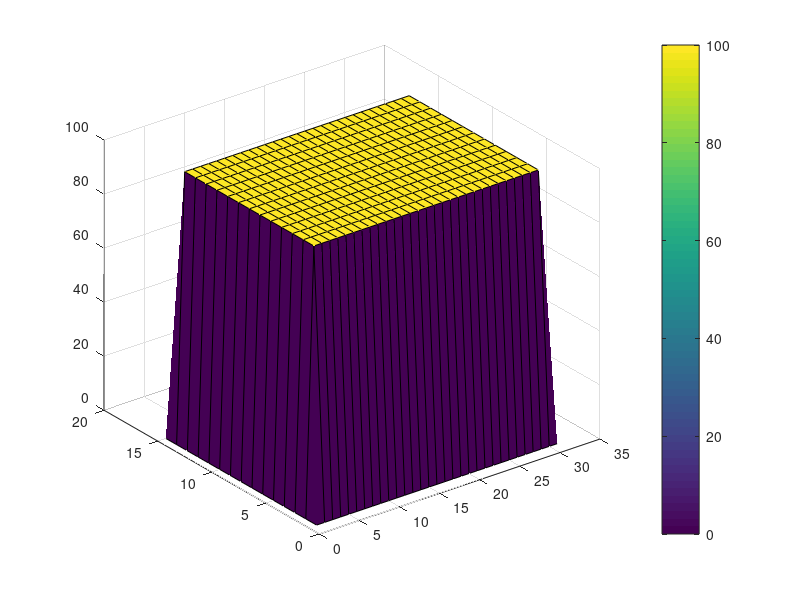

Recreate this plot in MATLAB. (Note: this script raises an error after producing the figure.)
clc
clear all
close all

% Calculates E(x,y,k,theta) from energy balance equation.
% TEST TEST TEST
% BEEP BEEP BEEP
% The equation to solve is:
% E(x,y,k,th)_{n+1} = E(x,y,k,th)_n + delt * (-Cg cos(th)dE/dx -Cg sin(th)dE/dy + Sin + Snl - Sds).
% Dimensions of x, y, k, th are m, n, ,o, p.

%%%%%%%%%%%%%%%%%%%%%%%%%%%%%%%%%%%%%%%%%%%%%%%%%%%%%%%%%%%%%%%%%%%%%%%%%%%%%%%%%%%%%%%%%%%%%%%%%%%%%%%%%%%%%%%%%%%%%%%%%%%%%%%%%%%%%
%%%%%%%%%%%%%%%%%%%%%%%%%%%%%%%%%%%%%%%%%%%%%%%%%%%%%%%%%%%%%%%%%%%%%%%%%%%%%%%%%%%%%%%%%%%%%%%%%%%%%%%%%%%%%%%%%%%%%%%%%%%%%%%%%%%%%
tic

% prepare log file for commands
dfile=[datestr(now,'mmddyyyy_HHMMSS'),'_FetchLaws.txt'];
diary(dfile);
diary on;

% create output directory for results
parentFolder = fileparts(pwd);
TitanResults = sprintf('%s\\Titan%s', pwd);
if ~exist(TitanResults, 'dir')
  mkdir(TitanResults);
end


%% MODEL SET UP %%

%% global constants %%
kappa = 0.4; % Von-Karman constant

%% grid %%
m = 31; % number of gridpoints in x-direction
n = 15; % number of gridpoints in y-direction
p = 288; % number of angular (th) bins. Note: p must be factorable by 8 for octants.
o = 25; % numner of frequency bins

%% delt:
mindelt = 0.0001; % Minimum delt to minimize oscillations of delt to very small values
maxdelt = 2000.0; % Limit of delt to prevent large values as wind ramps up at startup

%% frequency limits:
f1 = 0.05;
f2=35;

%% frequency bins
oa = 7; % top bin advected
ol = 1:oa; % bin numbers for long frequencies
os = oa+1:o; % bin numbers for short frequencies.
op = [p/2+1:p 1:p/2]; % opposite direction from p 
orm = p:-1:1; % reflected directions (100% reflection at y-boundaries)

% wind profile:
zref = 20; % reference height for wind speed [m]
z = 10; % height of measured wind speed [m]
wfac = 0.035; % winddrift fraction of Uz 

%% LAKE OF INTEREST %%
% Titan, Punga Mare
long = 29; % longitude
lati = 8; % latitude
nu = 0.0031/1e4; % kinematic viscotity [m2/s] for pure methane
sfcT = 0.018; % surface tension of lake [N/m]
rhow = 465; % density of liquid [kg/m3]

%% TITAN CONSTANTS %%
sfcpress = 1.5*[101300]; % surface pressure [Pa].
sfctemp = 92; % surface temperature [K]
kgmolwt = 0.028; % gm molecular weight [Kgm/mol]
RRR = 8.314; % Universal gas constant [J/K/mol]
rhoa = sfcpress*kgmolwt/(RRR*sfctemp); % air density [kg/m3]
g = 1.35; % gravity [m/s2]
nua = 0.0126/1e4; % atmospheric gas viscosity [m2/s]
rhorat = rhoa/rhow; % air/water density ratio

%% WIND CLIMATE %%
gust = 0; % Gust factor applied to wind at each time step
UUvec = [0.4:.1:3.3]; % wind velocities of interest [m/s]
wind_direction = 0; % direction of incoming wind
Cd=1.2*ones(n,n); % coefficient of friction is uniform over entire grid at 1.2

%% wavenumber:
kutoff = 1000; % wavenumber cut-off due to Kelvin-Helmholtz
kcg = sqrt(g*rhow/sfcT); % wavenumber of slowest waves aka capillary-gravity wave minimum
kcgn = 1.0*kcg; % n power min is not shifted wrt kcg
kcga = 1.15*kcg; % a min is shifted above kcg

%% wave angle
waveang = ([0:p-1]-p/2+0.5)*(360/p)*(pi/180);
waveang = repmat(waveang,[o 1 m n]);
waveang=shiftdim(waveang,2);

% theta
th = ([0:p-1]-p/2+0.5)*(360/p)*(pi/180);
tth = ([0:p-1])*(360/p)*(pi/180); % angular difference between short waves and longer waves.

%% indices for refraction rotation.
cw = [p 1:p-1];
ccw = [2:p 1];

%% upwave indices for advective term.
xp = [1 1:m-1];
yp = [1 1:n-1];
xm = [2:m m];
ym = [2:n n];

%% not sure?
cp = find(cos(th) > 0);
cm = find(cos(th) < 0);
sp = find(sin(th) > 0);
sm = find(sin(th) < 0);

% reshape not sure
cth = repmat(cos(th),[o 1 m n]);
cth=shiftdim(cth,2);
sth = repmat(sin(th),[o 1 m n]);
sth=shiftdim(sth,2);
cth2 = repmat(cos(tth).^2,[o 1 m n]);
cth2=shiftdim(cth2,2);

%% facs (fraction?)
mss_fac = 240; % MSS adjustment to Sdiss. 2000 produces very satisfactory overshoot, 400 does not
Sds_fac = 1.0;% This is fac with variable power nnn in Sds.
Sdt_fac = 0.001;
Sbf_fac = 0.002;% Select for bottom roughness. 0.004 is for smooth sandy bottom as in GOM.

%% Geographic deltas?
Delx = 1000.0; % Titan [m]
Dely = 1000.0; % Titan [m]
dely = Dely*ones(m,n,o,p);
delx = Delx*ones(m,n,o,p);
mindelx = min(squeeze(delx(1,:,1,1)));

%% Time to run model
numdays = 1;
Time = 10000; % full time to run
Tsteps =2; % number of times run?
slostart = 1; % what is this?

% for saving data
file = 1; % for filename 

% something for time evolution of model
explim = 0.1;

%%%%%%%%%%%%%%%%%%%%%%%%%%%%%%%%%%%%%%%%%%%%%%%%%%%%%%%%%%%%%%%%%%%%%%%%%%%%%%%%%%%%%%%%%%%%%%%%%%%%%%%%%%%%%%%%%%%%%%%%%%%%%%%%%%%%%
%%%%%%%%%%%%%%%%%%%%%%%%%%%%%%%%%%%%%%%%%%%%%%%%%%%%%%%%%%%%%%%%%%%%%%%%%%%%%%%%%%%%%%%%%%%%%%%%%%%%%%%%%%%%%%%%%%%%%%%%%%%%%%%%%%%%%
%% LAKE GEOMETRY

% LAKE EXAMPLE 1: Constant Depth
D = 100*ones(m,n); % constant liquid depth [m]

% LAKE EXAMPLE 2: Conical Island (how is this a cone?)
%
%ccm=36; % x-location of island
%ccn=26; % y-location of island
%
%D=zeros(m,n); % initialize depth array
% 
% for j1=1:m
%     for j2=1:n
%         D(j1,j2) = 2*abs((j1-ccm) + 1i*(j2-ccn)) - 9;
%     end
% end


D(D<=0) = 0; % all negative depths should be set to zero

% lateral boundaries are absorptive
D(:,1)=0;
D(1,:)= 0;
D(:,end)=0;
D(end,:)=0;

%% ocean currents
Uer=0*D + 0.0; % Eastward current [m/s]
Uei=0*D + 0.0; % Northward current [m/s]

%% PLOT OF BATHYMETRY
[xplot,yplot] = meshgrid(1:m,1:n);
figure;
surf(xplot',yplot',D,'EdgeColor','k')
myc = colorbar;
myc.Label.String = 'Liquid Depth [m]';
title('Lake Model Bathymetry')


%%%%%%%%%%%%%%%%%%%%%%%%%%%%%%%%%%%%%%%%%%%%%%%%%%%%%%%%%%%%%%%%%%%%%%%%%%%%%%%%%%%%%%%%%%%%%%%%%%%%%%%%%%%%%%%%%%%%%%%%%%%%%%%%%%%%%
%%%%%%%%%%%%%%%%%%%%%%%%%%%%%%%%%%%%%%%%%%%%%%%%%%%%%%%%%%%%%%%%%%%%%%%%%%%%%%%%%%%%%%%%%%%%%%%%%%%%%%%%%%%%%%%%%%%%%%%%%%%%%%%%%%%%%

%% Snl %%

% dominant frequency (I think)
dlnf=(log(f2)-log(f1))/(o-1);
f = exp(log(f1)+[0:o-1]*dlnf);
dom = 2*pi*dlnf.*f;

% diffusion in two frequencies (bf1, bf2) and in two directions (bt1, bt2)
%   bf1 + bf2 = 1
%   bt1 + bt2 = 1
bf1 = exp(-15.73*dlnf*dlnf);
bf2 = exp(-15.73*4*dlnf*dlnf); 
bf1a = bf1/(bf1 + bf2);
bf2 = bf2/(bf1 + bf2);
bf1 = bf1a;

% Compute Snl_fac (downshifting is not a function of A)
A = exp(dlnf);
B = A.*A;
fac = bf1.*(1-1/B) + bf2.*(1-1./B.^2);
Snl_fac = ((1.0942/A)^1.9757)/fac;

fprintf('Snl_fac: %.3f\n',Snl_fac);


%%%%%%%%%%%%%%%%%%%%%%%%%%%%%%%%%%%%%%%%%%%%%%%%%%%%%%%%%%%%%%%%%%%%%%%%%%%%%%%%%%%%%%%%%%%%%%%%%%%%%%%%%%%%%%%%%%%%%%%%%%%%%%%%%%%%%
%%%%%%%%%%%%%%%%%%%%%%%%%%%%%%%%%%%%%%%%%%%%%%%%%%%%%%%%%%%%%%%%%%%%%%%%%%%%%%%%%%%%%%%%%%%%%%%%%%%%%%%%%%%%%%%%%%%%%%%%%%%%%%%%%%%%%

%% Sdiss %%

% initialize for computing wavenumbers at each depth in the x,y grid

wn(:,:,:) = ones(m,n,o);
nnn(:,:,:) = ones(m,n,o);
ann(:,:,:) = ones(m,n,o);

addpath 'C:\Users\schne\OneDrive\Desktop\Main\Work\MIT\Github_Repos\umwm_titan' % need to add wavegkt() function call

for jm = 1:m
    for jn = 1:n
        if D(jm,jn) > 0
            wn(jm,jn,:) = WAVEKgT(f,D(jm,jn),g,sfcT,rhow,1e-4); % wave number 
            nnn(jm,jn,:) = 1.2 + 1.3*(abs(2 - (1+3*(wn(jm,jn,:)./kcgn).^2)./(1+(wn(jm,jn,:)./kcgn).^2)).^2.0); % Power of Sds
            ann(jm,jn,:) = 0.04 + 41.96*(abs(2 - (1+3*(wn(jm,jn,:)./kcga).^2)./(1+(wn(jm,jn,:)./kcga).^2)).^4.0); % Power of Sds
        end
    end
end

% reshape the matrix
wn = repmat(wn,[1 1 1 p]);
nnn = repmat(nnn,[1 1 1 p]);
ann = repmat(ann,[1 1 1 p]);
nnn = (2.53/2.5).*nnn;
nnninv = 1./nnn;
D=repmat(D,[1 1 o p]);
f=repmat(f',[1 p m n]);
f=shiftdim(f,2);
dom=repmat(dom',[1 p m n]);
dom=shiftdim(dom,2);


% wave phase velocity
c=(2*pi*f)./wn;
c(D<=0) = 0; % set phase velocity for negative depth to zero

% wave celerity
Cg=zeros(size(c)); % initialize
Cg(D>0) = c(D>0)./2.*(1 + 2*wn(D>0).*D(D>0)./sinh(2*wn(D>0).*D(D>0)) + 2*sfcT.*wn(D>0)./rhow./(g./wn(D>0) + sfcT.*wn(D>0)./rhow)); % Group velocity for all waves [m/s]
Cg(D<=0) = 0;
cgmax = max(max(max(max(Cg))));

% wave frequency?
dwn = ones(m,n,o,p); 
dwn(D>0)=dom(D>0)./abs(Cg(D>0));

% half wavelength
l2=abs(c)./f/2; %wavelength/2;
lz=abs(c)./f/2/pi; % wavelength/2/pi: kz = 1 for drift current action;

% Set half wavelength terms > zref equal to zref 
l2(l2 > zref) = zref;
lz(lz > zref) = zref;

%%%%%%%%%%%%%%%%%%%%%%%%%%%%%%%%%%%%%%%%%%%%%%%%%%%%%%%%%%%%%%%%%%%%%%%%%%%%%%%%%%%%%%%%%%%%%%%%%%%%%%%%%%%%%%%%%%%%%%%%%%%%%%%%%%%%%
%%%%%%%%%%%%%%%%%%%%%%%%%%%%%%%%%%%%%%%%%%%%%%%%%%%%%%%%%%%%%%%%%%%%%%%%%%%%%%%%%%%%%%%%%%%%%%%%%%%%%%%%%%%%%%%%%%%%%%%%%%%%%%%%%%%%%

E = zeros(m,n,o,p); % initializing the energy term in x,y,k,theta with zeros
% Set delt by Courant condition (to enforce stability during time evolution in the finite differencing scheme)
Ccg = Cg + Uer.*cth + Uei.*sth;
delt = 0.7 * mindelx / cgmax; % advection is limited by the Courant condition for stability


% save data to mat file
eval(['save Titan/Titan_',int2str(file),'_ref m n o p f f wn dwn D Uei Uer Cg c delx dely waveang'])
file = file - 1;


%%%%%%%%%%%%%%%%%%%%%%%%%%%%%%%%%%%%%%%%%%%%%%%%%%%%%%%%%%%%%%%%%%%%%%%%%%%%%%%%%%%%%%%%%%%%%%%%%%%%%%%%%%%%%%%%%%%%%%%%%%%%%%%%%%%%%
%%%%%%%%%%%%%%%%%%%%%%%%%%%%%%%%%%%%%%%%%%%%%%%%%%%%%%%%%%%%%%%%%%%%%%%%%%%%%%%%%%%%%%%%%%%%%%%%%%%%%%%%%%%%%%%%%%%%%%%%%%%%%%%%%%%%%

idx = 1; % for frame for gif

for iii = 1:numel(UUvec) % iterate through all wind velocities of interest

    fprintf('Wind velocity: %.2f\n',UUvec(iii));

    file = file + 1; % used for saving data to a specific filename and number
    modt = 0; % something for the time iteration

    U = UUvec(iii).*ones(m,n); % initialize wind vector to have same velocity everywhere on the grid
    Cd = 1.2*ones(m,n); % initialize Cd

    U_z = U + 0.005; % need this small addition to avoid division by zero

    windir =  repmat(wind_direction*ones(m,n),[1 1 o p]); % direction vector map of incoming wind (here it is set to be all uniform direction)

    Cd(U>11) = 0.49 +.065.*U(U>11); % for some reason
    Cd=Cd./1000; % for some reason

%%%%%%%%%%%%%%%%%%%%%%%%%%%%%%%%%%%%%%%%%%%%%%%%%%%%%%%%%%%%%%%%%%%%%%%%%%%%%%%%%%%%%%%%%%%%%%%%%%%%%%%%%%%%%%%%%%%%%%%%%%%%%%%%%%%%%

    for t = 1:Tsteps
        
        sumt = 0; % used for iterating 
        tplot = -1; % counter for plotting a figure every tenth loop
        Newdelt = []; % initialize something

%%%%%%%%%%%%%%%%%%%%%%%%%%%%%%%%%%%%%%%%%%%%%%%%%%%%%%%%%%%%%%%%%%%%%%%%%%%%%%%%%%%%%%%%%%%%%%%%%%%%%%%%%%%%%%%%%%%%%%%%%%%%%%%%%%%%%

        while((Time - sumt) > 0)

            tplot = tplot + 1;

            % wind velocity profile above an interface
            if gust ~= 0 
                U = U.*(1 + gust*randn(size(U))); % adds a random gust to the wind vector field
            end
            Ul = real(U_z.*sqrt(Cd)); % wind friction velocity 
            Ustar = Ul; % save copy to use elsehwere
            U_10 = 2.5*Ustar.*log(10/z) + U_z; % wind velocity profile according to the Law of the Wall
            ustarw = Ustar .* sqrt(rhorat); % something related to shear stress
            Ud = - repmat(ustarw,[1 1 o p])./kappa.*log(lz/z);

            % reshape matrix
            Ul = repmat(Ul,[1 1 o p]);
            U = repmat(U_z,[1 1 o p]);
            Ul = 2.5*Ul.*log(l2/z) + U ;    

            %calculate wind input as a fraction of stress.
            %   Ul = (Ucos(th)-c-drift*cos(phi)).^
            Uer = zeros(size(D)); % need to update this if we want to add it in (why is D include time in dimensions?)
            Uei = zeros(size(D)); % need to update this if we want to add it in
            Ul(D>0)=abs(Ul(D>0).*cos(windir(D>0)-waveang(D>0))-c(D>0)-Ud(D>0).*cos(windir(D>0)-waveang(D>0))-Uer(D>0).*cth(D>0)-Uei(D>0).*sth(D>0))...
                .*(Ul(D>0).*cos(windir(D>0)-waveang(D>0))-c(D>0)-Ud(D>0).*cos(windir(D>0)-waveang(D>0))-Uer(D>0).*cth(D>0)-Uei(D>0).*sth(D>0));

            % adjust input to lower value when waves overrun the wind (as wave speed approaches wind speed the energy extraction becomes less efficient)
            Ula = Ul; % saving a copy
            Ul = 0.11*Ul; % for some reason
            Ul(Ul<0) = Ula(Ul<0)*0.03;% where is this fraction from? UGS
            Ul(cos(windir-waveang)<0) = Ula(cos(windir-waveang)<0)*0.015;% Waves against wind.

 %%%%%%%%%%%%%%%%%%%%%%%%%%%%%%%%%%%%%%%%%%%%%%%%%%%%%%%%%%%%%%%%%%%%%%%%%%%%%%%%%%%%%%%%%%%%%%%%%%%%%%%%%%%%%%%%%%%%%%%%%%%%%%%%%%%%%
            %% Sin -- INPUT TERM

            % input to energy spectrum
            Sin = zeros(size(Ul)); % initialize input
            Sin(D>0) = rhorat*(Ul(D>0).*2*pi.*f(D>0).*wn(D>0)./(g+sfcT.*wn(D>0).*wn(D>0)./rhow));
            % limit energy going into spectrum once waves outrun the wind by using a heavyside function
            Heavyside = ones(size(E)); % ones everywhere until waves outrun the wind
            Heavyside(Sin < 0 & E < 1e-320) = 0;  % zeroed out           
            Sin = Heavyside.*Sin;
            % set Sin = 0 at the land boundaries 
            Sin(D<=0) = 0;
 %%%%%%%%%%%%%%%%%%%%%%%%%%%%%%%%%%%%%%%%%%%%%%%%%%%%%%%%%%%%%%%%%%%%%%%%%%%%%%%%%%%%%%%%%%%%%%%%%%%%%%%%%%%%%%%%%%%%%%%%%%%%%%%%%%%%%
            %% Sds -- DISSIPATION TERM
            %   (1) turbulent dissipation: Sdt = 4 nu_t k^2
            %   (2) bottom friction: Sbf
            for tj = 1:p
                short(:,:,:,tj) = sum(E.*cth2(:,:,:,rem([1:p]-tj+p,p)+1),4)*(360/p)*(pi/180); % something
            end
            short = (cumsum((wn.^3.*short.*dwn),3)-wn.^3.*short.*dwn); % integrated up

            % Calculate turbulent dissipation
            Sdt(:,:,:,:) = repmat(Ustar,[1 1 o p]);
            Sdt = Sdt_fac*sqrt(rhorat).*Sdt.*wn;
            % Calculate bottom friction
            Sbf = zeros(m,n,o,p); % initialize
            Sbf(D>0) = Sbf_fac*wn(D>0)./sinh(2*wn(D>0).*D(D>0));

            % Calculate full dissipation term
            Sds = zeros(size(Sin)); % initialize
            Sds(D>0) = abs(ann(D>0)*2*pi.*f(D>0).*(1+mss_fac*short(D>0)).^2.*(wn(D>0).^4.*E(D>0)).^(nnn(D>0)));
            % set Sds = 0 at land boundaries
            Sds(D<=0) = 0; % LINE 469
 %%%%%%%%%%%%%%%%%%%%%%%%%%%%%%%%%%%%%%%%%%%%%%%%%%%%%%%%%%%%%%%%%%%%%%%%%%%%%%%%%%%%%%%%%%%%%%%%%%%%%%%%%%%%%%%%%%%%%%%%%%%%%%%%%%%%%
            %% Snl -- NON-LINEAR TERM

            Snl = zeros(m,n,o,p); % initialize
            % Spread Snl to 2 next longer wavenumbers exponentially decaying as distance from donating wavenumber
            Snl(:,:,1:end-1,:) = bf1*Snl_fac*(Sds(:,:,2:end,:).*E(:,:,2:end,:).*wn(:,:,2:end,:).*dwn(:,:,2:end,:));
            Snl(:,:,1:end-2,:) = Snl(:,:,1:end-2,:) + bf2*Snl_fac*(Sds(:,:,3:end,:).*E(:,:,3:end,:).*wn(:,:,3:end,:).*dwn(:,:,3:end,:));
            % Renormalize to receiving wavenumber and bandwidth
            Snl(:,:,:,:) = Snl(:,:,:,:)./(wn(:,:,:,:).*dwn(:,:,:,:));
            Snl(:,:,:,:) = Snl(:,:,:,:) - Snl_fac*(Sds(:,:,:,:).*E(:,:,:,:));
            % set Snl = 0 at land
            Snl(D <= 0) = 0;
            
            % Sds_wc -- WHITE-CAPPING DISSIPATION

            Sds_wc = Sds; % make copy of dissipation term
            % Add viscous, turbulent and plunging dissipation after calculation of Snl
            Sds(D>0) = coth(0.2*wn(D>0).*D(D>0)).*Sds(D>0) + Sdt(D>0) + Sbf(D>0) + 4*nu*wn(D>0).^2;
 %%%%%%%%%%%%%%%%%%%%%%%%%%%%%%%%%%%%%%%%%%%%%%%%%%%%%%%%%%%%%%%%%%%%%%%%%%%%%%%%%%%%%%%%%%%%%%%%%%%%%%%%%%%%%%%%%%%%%%%%%%%%%%%%%%%%%
            %% TIME EVOLUTION FOR NEXT MODEL STE{ 

            aa = Sin(:,:,ol,:) - Sds(:,:,ol,:); % input - dissipation
            aa = aa(D(:,:,ol,:)>0); % ignore values on land
            aa = max(abs(aa(:))); % maximum difference between input and dissipation
            aaa = explim; % explim = 0.1 

            % if the dissipation term is zero then do something to aa term whatever that is
            if isnan(aa) == 1
                aa = aaa/maxdelt;
            end

            % new time evolution step (I think)
            newdelt = max([aaa/aa mindelt]);
            % newdelt = delt to give max of 50% growth or decay
            newdelt=min([newdelt maxdelt (Time-sumt) delt]);

            fprintf('newdelt: %.3f\n',newdelt);

            sumt = sumt + newdelt; % total time
            modt = modt + newdelt; % model time 
 %%%%%%%%%%%%%%%%%%%%%%%%%%%%%%%%%%%%%%%%%%%%%%%%%%%%%%%%%%%%%%%%%%%%%%%%%%%%%%%%%%%%%%%%%%%%%%%%%%%%%%%%%%%%%%%%%%%%%%%%%%%%%%%%%%%%%
            %% ENERGY SPECTRUM (PART ONE) -- Sin - 4*nu*k^2 - Sbg

            E1 = zeros(size(E)); % initialize 
            E2(:,:,:,:) = zeros(m,n,o,p); % intialize 
            cath = ones(size(Sds)); % intialize

            fac_exp=(Sin(:,:,ol,:) - Sds(:,:,ol,:)); % exponential term for long waves
            E1(:,:,ol,:) = E(:,:,ol,:).*exp(newdelt*fac_exp); % Long waves.
            E1(:,:,ol,:) = E1(:,:,ol,:) + newdelt*Snl(:,:,ol,:); % add nonlinear term
              
            cath(D>0)=coth(0.2*wn(D>0).*D(D>0));

            fij = find((Sin(:,:,:,:) - 4*nu*wn(:,:,:,:).^2 - Sdt(:,:,:,:) - Sbf(:,:,:,:)) > 0); % index where Sin - 4*nu*k^2 - Sbg is greater than zero
            E2(fij) = wn(fij).^(-4).*((Sin(fij)-4*nu*wn(fij).^2 - Sdt(fij) - Sbf(fij))./(cath(fij).*ann(fij)*2*pi.*f(fij).*(1+mss_fac*short(fij)).^2)).^(nnninv(fij)); 
            
            % set land boundaries to zero
            E2(D<=0) = 0;
            E1(D<=0) = 0;
            % set negative energy to zero
            E2(E2<0) = 0;
            E1(E1<0) = 0;

            E1(:,:,os,:) = E2(:,:,os,:);

            % energy term is complex but amplitude is real
            E1=real(E1);
            E1(E1 < 0)=0;
            % set land boundaries to zero
            E1(D <= 0)=0;
            E(D <= 0)=0;
            % E=(E+E1)/2
            E(:,:,os,:) = E1(:,:,os,:);
            E(:,:,ol,:) = (E(:,:,ol,:)+E1(:,:,ol,:))/2;
%%%%%%%%%%%%%%%%%%%%%%%%%%%%%%%%%%%%%%%%%%%%%%%%%%%%%%%%%%%%%%%%%%%%%%%%%%%%%%%%%%%%%%%%%%%%%%%%%%%%%%%%%%%%%%%%%%%%%%%%%%%%%%%%%%%%%     
            %% ENERGY SPECTRUM (PART TWO) -- Advection term

            advect=zeros(m,n,o,p); % initialize advection
        
            Ccg = Cg + Uer.*cth + Uei.*sth; % group velocity

            % Upwave advection with account taken of varying delx and dely
            advect(:,:,ol,cp)=advect(:,:,ol,cp)+(Ccg(:,:,ol,cp).*cth(:,:,ol,cp).*E(:,:,ol,cp).*dely(:,:,ol,cp)...
                - Ccg(xp,:,ol,cp).*cth(xp,:,ol,cp).*E(xp,:,ol,cp).*dely(xp,:,ol,cp))...
                ./((dely(xp,:,ol,cp) + dely(:,:,ol,cp)).*(delx(xp,:,ol,cp) + delx(:,:,ol,cp)))*4;

            advect(:,:,ol,cm)=advect(:,:,ol,cm)+(Ccg(xm,:,ol,cm).*cth(xm,:,ol,cm).*E(xm,:,ol,cm).*dely(xm,:,ol,cm)...
                - Ccg(:,:,ol,cm).*cth(:,:,ol,cm).*E(:,:,ol,cm).*dely(:,:,ol,cm))...
                ./((dely(:,:,ol,cm) + dely(xm,:,ol,cm)).*(delx(:,:,ol,cm) + delx(xm,:,ol,cm)))*4;
            
            advect(:,:,ol,sp)=advect(:,:,ol,sp)+(Ccg(:,:,ol,sp).*sth(:,:,ol,sp).*E(:,:,ol,sp).*delx(:,:,ol,sp)...
                - Ccg(:,yp,ol,sp).*sth(:,yp,ol,sp).*E(:,yp,ol,sp).*delx(:,yp,ol,sp))...
                ./((dely(:,yp,ol,sp) + dely(:,:,ol,sp)).*(delx(:,yp,ol,sp) + delx(:,:,ol,sp)))*4;
            
            advect(:,:,ol,sm)=advect(:,:,ol,sm)+(Ccg(:,ym,ol,sm).*sth(:,ym,ol,sm).*E(:,ym,ol,sm).*delx(:,ym,ol,sm)...
                - Ccg(:,:,ol,sm).*sth(:,:,ol,sm).*E(:,:,ol,sm).*delx(:,:,ol,sm))...
                ./((dely(:,:,ol,sm) + dely(:,ym,ol,sm)).*(delx(:,:,ol,sm) + delx(:,ym,ol,sm)))*4;
            
            % include advection in energy calculation
            E1(:,:,ol,:) = E1(:,:,ol,:) - newdelt*advect(:,:,ol,:);

            % clean up energy term
            E1(D <= 0)=0; % set land boundaries to zero
            E1=real(E1); % real value amplitude
            E1(E1<0)=0; % negative energy to zero
            E1(D <= 0)=0; % land boundaries to zero
%%%%%%%%%%%%%%%%%%%%%%%%%%%%%%%%%%%%%%%%%%%%%%%%%%%%%%%%%%%%%%%%%%%%%%%%%%%%%%%%%%%%%%%%%%%%%%%%%%%%%%%%%%%%%%%%%%%%%%%%%%%%%%%%%%%%%
            %% ENERGY SPECTRUM (PART THREE) -- ROTATION IN WAVE-CURRENT INTERACTION

            % Refraction including wave-current interaction
            Crot(:,:,ol,:)=(c(xm,:,ol,:)-c(xp,:,ol,:)).*sth(:,:,ol,:)./(delx(xm,:,ol,:)+delx(xp,:,ol,:))...
                -(c(:,ym,ol,:)-c(:,yp,ol,:)).*cth(:,:,ol,:)./(dely(:,ym,ol,:)+dely(:,yp,ol,:));
            
            % Determine if rotation is clockwise or counter clockwise
            Crotcw = zeros(size(Crot)); % initialize
            Crotccw = zeros(size(Crot)); % initialize

            Crotccw(Crot>0) = Crot(Crot>0); % if crot is positive then ccw rotation
            Crotcw(Crot<0) = Crot(Crot<0); % if crot is negative than cw rotation

            Crotccw(Crotccw > (360/p)/newdelt) = (360/p)/newdelt; % something
            Crotcw(Crotcw < -1*(360/p)/newdelt) = -1*(360/p)/newdelt; % something

            % include rotation term in energy spectrum
            E1(:,:,ol,cw) = E1(:,:,ol,cw) - newdelt*Crotcw(:,:,ol,:).*E(:,:,ol,:)/(360/p);
            E1(:,:,ol,:) = E1(:,:,ol,:) + newdelt*Crotcw(:,:,ol,:).*E(:,:,ol,:)/(360/p);
            E1(:,:,ol,ccw) = E1(:,:,ol,ccw) + newdelt*Crotccw(:,:,ol,:).*E(:,:,ol,:)/(360/p);
            E1(:,:,ol,:) = E1(:,:,ol,:) - newdelt*Crotccw(:,:,ol,:).*E(:,:,ol,:)/(360/p);

            % clean up energy term
            E1(E1 < 0)=0; % set negative energy to zero
            E1(D <= 0)=0; % set land boundaries to zero 
            E=real(E1); % only consider the real component amplitude
            E(isnan(E)) = 0; % set all nan balues to zero
            E1 = E; % what is the difference between E, E1, and E2?
            E(D <= 0)=0; % set land boundaries to zero
%%%%%%%%%%%%%%%%%%%%%%%%%%%%%%%%%%%%%%%%%%%%%%%%%%%%%%%%%%%%%%%%%%%%%%%%%%%%%%%%%%%%%%%%%%%%%%%%%%%%%%%%%%%%%%%%%%%%%%%%%%%%%%%%%%%%%
            %% FORM STRESS SPECTRUM

            tauE = sum(wn.*E.*Sin.*cth./c,4)*(360/p)*(pi/180); % wind shear stress spectrum east 
            tauN = sum(wn.*E.*Sin.*sth./c,4)*(360/p)*(pi/180); % wind shear stress spectrum north

            mtail = 0.000112*U_10.*U_10 - 0.01451.*U_10 - 1.0186; % wind speed dependant tail of a slope pinned to the highest wavenumber
            wnh = squeeze(wn(:,:,o,1)); % highest wavenumber

            % include tail to spectrum
            tauE = rhow*(sum((g+sfcT.*squeeze(wn(:,:,:,1)).^2./rhow).*squeeze(dwn(:,:,:,1)).*tauE,3) + ...
                (g+sfcT.*squeeze(wn(:,:,o,1)).^2./rhow).*squeeze(tauE(:,:,o)).*wnh.^(-mtail).*(kutoff.^(mtail+1)-wnh.^(mtail+1))./(mtail+1)); % eastern spectrum
            tauN = rhow*(sum((g+sfcT.*squeeze(wn(:,:,:,1)).^2./rhow).*squeeze(dwn(:,:,:,1)).*tauN,3) + ...
                (g+sfcT.*squeeze(wn(:,:,o,1)).^2./rhow).*squeeze(tauN(:,:,o)).*wnh.^(-mtail).*(kutoff.^(mtail+1)-wnh.^(mtail+1))./(mtail+1)); % northern spectrum


            % frictional velocity at surface 
            Ustar_smooth = reshape(smooth_nu((1-wfac)*U_z(:),z,nua),m,n);
            Ustar_smooth = (Ustar_smooth./U_z).^2;
            Ustar_smooth = U_z.^2.*(0.3333*Ustar_smooth + 0.6667*(Ustar_smooth.^2)./(Ustar_smooth + Cd));

            %Cds =  Ustar_smooth; % save a copy

            % include the frictional velocity term in the shear stress
            tauE = tauE + rhoa*Ustar_smooth.*cos(squeeze(windir(:,:,1,1))); % shear stress to east 
            tauN = tauN + rhoa*Ustar_smooth.*sin(squeeze(windir(:,:,1,1))); % shear stress to north 

            % from the definition of shear stress and law of the wall
            Cd = abs(tauE + 1i*tauN)./rhoa./(U_z.^2); % stress coefficient
%%%%%%%%%%%%%%%%%%%%%%%%%%%%%%%%%%%%%%%%%%%%%%%%%%%%%%%%%%%%%%%%%%%%%%%%%%%%%%%%%%%%%%%%%%%%%%%%%%%%%%%%%%%%%%%%%%%%%%%%%%%%%%%%%%%%%
            %% SIGNIFIGANT HEIGHT & MEAN SLOPE RESULT

            % Integrate spectrum to find significant height 
            ht = sum(dwn.*wn.*E,4)*(360/p)*(pi/180);
            ht = sum(ht,3);
            ht = 4*sqrt(abs(ht));

            % Integrate spectrum to find mean slope 
            ms = sum(dwn.*wn.^3.*E,4)*(360/p)*(pi/180);
            ms = sum(ms,3);
            ms = sqrt(ms);
            
%%%%%%%%%%%%%%%%%%%%%%%%%%%%%%%%%%%%%%%%%%%%%%%%%%%%%%%%%%%%%%%%%%%%%%%%%%%%%%%%%%%%%%%%%%%%%%%%%%%%%%%%%%%%%%%%%%%%%%%%%%%%%%%%%%%%%
            %% PEAK FREQUENCY


%%%%%%%%%%%%%%%%%%%%%%%%%%%%%%%%%%%%%%%%%%%%%%%%%%%%%%%%%%%%%%%%%%%%%%%%%%%%%%%%%%%%%%%%%%%%%%%%%%%%%%%%%%%%%%%%%%%%%%%%%%%%%%%%%%%%%
            %% PLOTTING 

           %if rem(tplot,10) == 0 % plot every 10th time step
                
                % Omnidirectional wavenumber spectrum 
                figure;
                semilogx(squeeze(wn(2,lati,:,p/2)),squeeze(sum(wn([2:4:m],lati,:,:).*E([2:4:m],lati,:,:),4)*(360/p)*(pi/180))','*-');
                grid on;
                title(['Omni directional wavenumber spectra along latitude ',num2str(lati),'. Time = ',num2str(modt/3600),' Hours'])
                
                % SUBPLOTS:
                % (1) Drag coefficient vs Fetch
                figure;
                subplot(321);
                plot(Cd(:,lati).*(U_z(:,lati)./U_10(:,lati)).^2,'.-');
                xlabel('Fetch')
                ylabel('Drag Coefficient')
                grid on;
                
                % (2) k*Sin
                subplot(322);
                semilogx(squeeze(wn(long,lati,:,10)),squeeze(sum(wn(long,lati,:,:).^2.*Sin(long,lati,:,:).*E(long,lati,:,:),4))*(360/p)*(pi/180),'*-');
                title('k*Sin');
                grid on;
                
                % (3a) k*Sds(b) 
                subplot(323);
                semilogx(squeeze(wn(long,lati,:,10)),squeeze(sum(wn(long,lati,:,:).^2.*Sds(long,lati,:,:).*E(long,lati,:,:),4))*(360/p)*(pi/180),'*-');
                hold on;
                
                % (3b) k*Sdt(g)
                subplot(323);
                semilogx(squeeze(wn(long,lati,:,10)),squeeze(sum(wn(long,lati,:,:).^2.*Sdt(long,lati,:,:).*E(long,lati,:,:),4))*(360/p)*(pi/180),'*-g');
                
                % (3c) k*Sbf(r)
                subplot(323);
                semilogx(squeeze(wn(long,lati,:,10)),squeeze(sum(wn(long,lati,:,:).^2.*Sbf(long,lati,:,:).*E(long,lati,:,:),4))*(360/p)*(pi/180),'*-r');
                title('k*Sds(b), k*Sdt(g), k*Sbf(r)');
                grid on
                hold off;

                % (4) k*Snl
                subplot(324);
                semilogx(squeeze(wn(long,lati,:,10)),squeeze(sum(wn(long,lati,:,:).^2.*Snl(long,lati,:,:),4))*(360/p)*(pi/180),'*-');
                title('k*Snl');
                grid on;

                % (5) k*Spectrum
                subplot(325);
                semilogx(squeeze(wn(long,lati,:,10)),squeeze(sum(wn(long,lati,:,:).^2.*E(long,lati,:,:),4))*(360/p)*(pi/180),'*-');
                title('k*spectrum');
                grid on;

                % (6) Sig H and Mean Slope
                subplot(326);
                plot(1:m,ht(:,lati),'.-')
                hold on;
                plot(1:m,ms(:,lati),'--r')
                hold off;
                title('Sig H and Mean Slope')
                grid on;

                % Signifigant Height 
                [xplot,yplot] = meshgrid(1:m,1:n);
                figure;
                surf(xplot',yplot',ht,'EdgeColor','k')
                myc = colorbar;
                myc.Label.String = 'Sig H [m]';
                title(['Sig Wave Height for u = ',num2str(UUvec(iii)),' m/s'])
                frame = getframe(gcf);
                im{idx} = frame2im(frame);
                idx = idx + 1;

                % Integrate spectrum  over wavenumber to plot directional plot of 10th wavelength
                Wavel = sum(squeeze(wn(:,:,10,:)).*squeeze(E(:,:,10,:).*dwn(:,:,10,:)),3)./sum(squeeze(E(:,:,10,:).*dwn(:,:,10,:)),3);
                Wavel = 2*pi./Wavel;Wavel = Wavel.^(0.25); % Wavelength to 1/4 power
                % Direction of one wavelength
                KD = squeeze(sum(dwn(:,:,10,:).*E(:,:,10,:),3));
                Dir_sin = sum(KD.*squeeze(sin(waveang(:,:,10,:))),3)./sum(KD,3);
                Dir_cos = sum(KD.*squeeze(cos(waveang(:,:,10,:))),3)./sum(KD,3); 
                mdir = atan2(Dir_sin,Dir_cos);
                
                figure;
                quiver(Wavel'.*cos(mdir'),Wavel'.*sin(mdir'),0.8,'c');
                title(['Sig.Ht. and \lambda^{1/4}. Time = ',num2str(modt/3600),' Hours'])
                
                figure;
                contour(ht',20)
                myc = colorbar;
                myc.Label.String = 'Sig H [m]';
                grid on;
                title(['Sig.Ht. Time = ',num2str(modt/3600),' Hours'])

                
           %end
           close all;
           cgmax = max(max(max(max((E>1e-320).*Cg)))); % Adjust cgmax for active energy components
            
        end

        % print time update to screen 
        fraction_time_completed = t/Tsteps;
        ttime=toc;
        hours_to_complete = Tsteps/t*ttime/3600;

        fprintf('fraction time completed: %.2f\n',fraction_time_completed);
        fprintf('Seconds so far: %i\n',ttime);
        fprintf('Hours remaining: %.2f\n',hours_to_complete);

        % save data from loop to .mat file
        eval(['save Titan/Titan_',int2str(file),'_',int2str(t),' E ht f oa Cd Sds Sds_wc Sin Snl Sdt Sbf ms'])

    end

    % print wind speeds completed so far to screen
    %[minval,minind] = min(abs(UUvec-U));
    %disp(['Finished Wind Speed ' num2str(UU) ' m/s (' num2str(minind) ' Of ' num2str(numel(UUvec)) ' )']);

end

idx_end = idx;
filename = 'SigH.gif'; % Specify the output file name
for idx = 1:idx_end-1
    [A,map] = rgb2ind(im{idx},256);
    if idx == 1
        imwrite(A,map,filename,'gif','LoopCount',Inf,'DelayTime',1);
    else
        imwrite(A,map,filename,'gif','WriteMode','append','DelayTime',1);
    end
end
diary off; % close logging function
